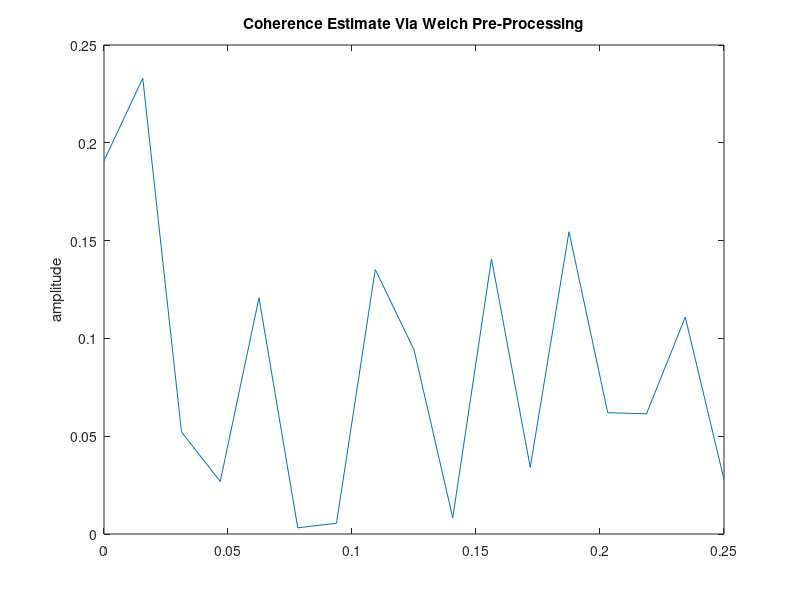
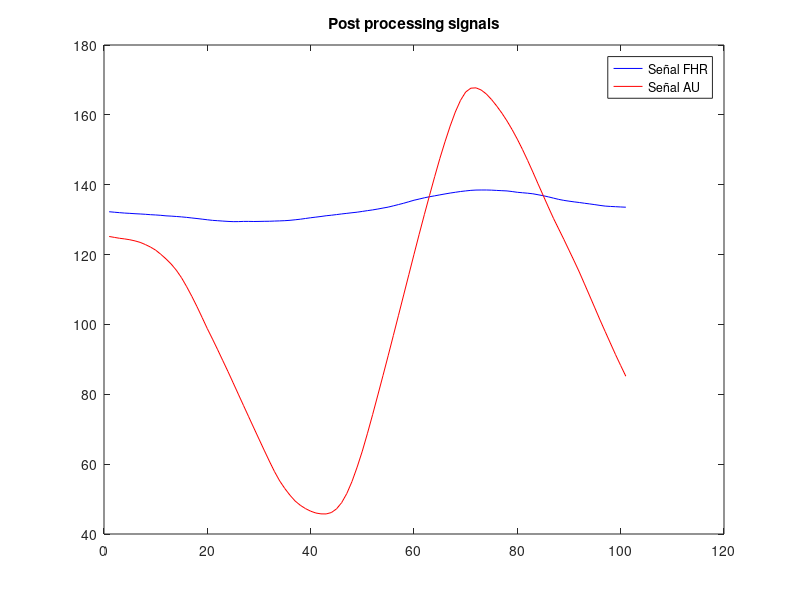
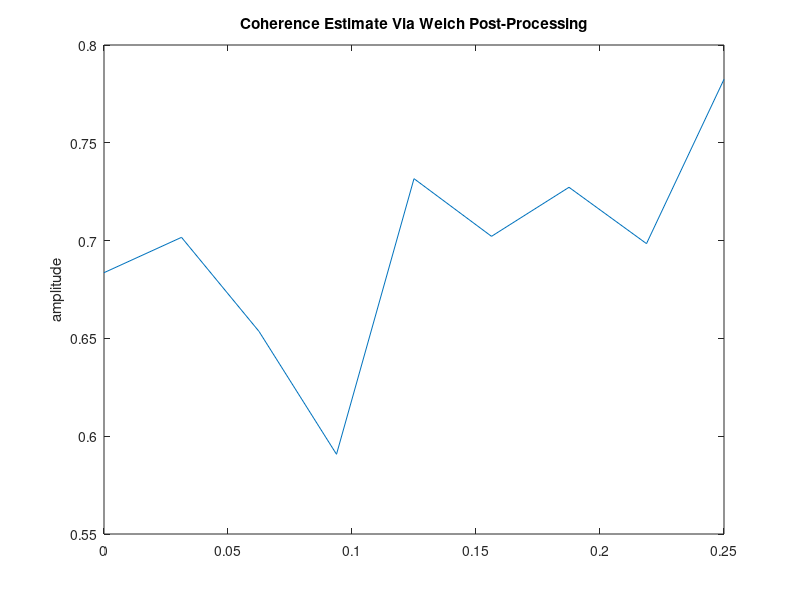
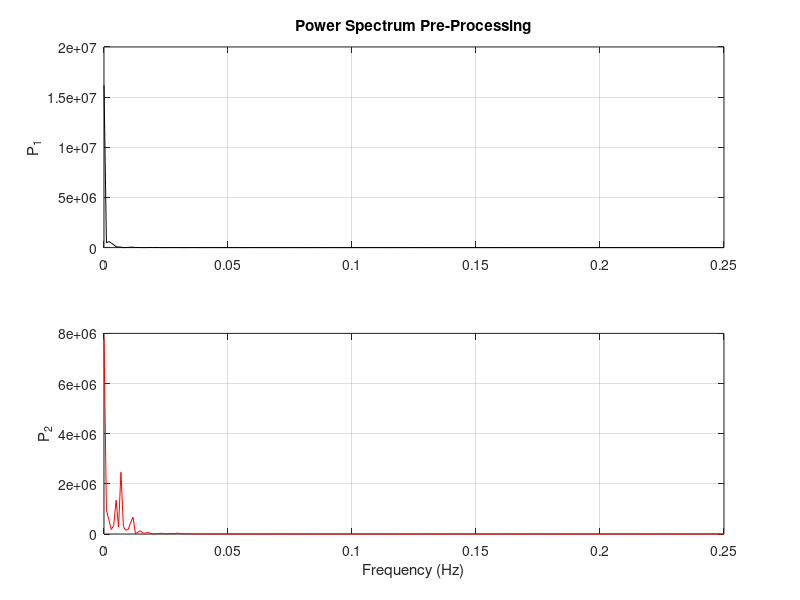

MATLAB code for these plots, in order:
close all
clear all

%Se define nuestra frecuencia de muestreo

Fs=0.5;

%Se leen nuestros datos
load('FHR.dat');
load('UA.dat');

%Se calcula la coherencia de las señales y se muestra la grafica
figure(1), mscohere(UA,FHR,[],[],[],Fs), title('Coherence Estimate Via Welch Pre-Processing')

%Se define el tamaño de la ventana para promediar la señal. Cada 18
%muestras se promediará y se comparará con el valor anterior, en caso de
%que sea superior al anterior se guardará la muestra en un vector para
%tomar de referencia para las ventanas en el BPRSA
T=18;
%Se utiliza un auxiliar para guardar las localizaciones de las muestras
%"marcadas"
aux=1;

%Comenzamos a recorrer el ciclo para calcular promedios cada 18 muestras.
%Inmediatamente se compara con el valor anterior para saber si la muestra
%puede ser utilizada en el algoritmo BPRSA
for c=1:450-17;
   
   %Fijamos la muestra de inicio
   start=c;
   %Tomamos la muestra final para tener 18 muestras
   finish=c+17;
   %Se calcula el promedio de esas 18 muestras y se guardan en un vector
   meanAux(c)=mean(UA(start:finish));
   
   %Si estamos en la muestra 2 (para poder comparar con la anterior) y si
   %la muestra actual es mayor a la anterior entonces guardamos la
   %localización de esa muestra y aumentamos nuestro auxiliar para obtener
   %un vector limpio.
   if c>1 && meanAux(c)>meanAux(c-1)
      locs(aux)=c;
      aux=aux+1;
   end
   
end

%Reiniciamos nuestra variable auxiliar.
aux=1;

%Se calcula el BPRSA con el vector de localizaciones, por eso utilizamos el
%tamaño de ese vector. 
for c=1:size(locs,2)
   
    %Desechamos todas las ventanas que no esten completas. Siendo ventanas
    %de 101 muestras con 50 muestras anteriores y 50 posteriores debemos
    %empezar desde la muestra 51 y detenernos en la 399.
    if (locs(c)>50 && locs(c)<400)
        %Comenzamos por obtener la muestra que inicia la ventana
        begin=(locs(c)-50);
        %Luego la muestra que termina la ventana
        finish=(locs(c)+50);
        %Se define la ventana con las 101 muestras, con la muestra marcada
        %en medio.
        window=FHR(begin:finish);
        %Se guarda esta ventana en una matriz
        BPRSA_FHR(aux,:)=window;
        %Esa misma ventana se toma de la señal Uterina
        window=UA(begin:finish);
        %Y se guarda en una matriz.
        BPRSA_UA(aux,:)=window;
        aux=aux+1;
    end
    
end

%Ya obtenidas las matrices se calcula un promedio de ambas matrices para
%obtener un unico vector de cada señal que representará nuestra señal
%procesada por el algoritmo BPRSA

postFHR=mean(BPRSA_FHR);
postUA=mean(BPRSA_UA);

figure(2), plot(postFHR,'b'), title('Post processing signals')
hold on
plot(postUA,'r')
legend('Señal FHR', 'Señal AU');
hold off


%Se calcula la coherencia y se vuelve a graficar 

figure(3), mscohere(postUA,postFHR,[],[],[],Fs), title('Coherence Estimate Via Welch Post-Processing')
[Pxy,F]=mscohere(mean(BPRSA_FHR),mean(BPRSA_UA));

%Como dato extra graficaremos los espectros en frecuencia de nuestras
%señales antes y después del procesamiento

Fs = 0.5;
figure(4)
[P1,f1] = periodogram(FHR,[],[],Fs,'power');
[P2,f2] = periodogram(UA,[],[],Fs,'power');
subplot(2,1,1)
plot(f1,P1,'k')
grid
ylabel('P_1')
title('Power Spectrum Pre-Processing')
subplot(2,1,2)
plot(f2,P2,'r')
grid
ylabel('P_2')
xlabel('Frequency (Hz)')

figure(5)
[P1,f1] = periodogram(postFHR,[],[],Fs,'power');
[P2,f2] = periodogram(postUA,[],[],Fs,'power');
subplot(2,1,1)
plot(f1,P1,'k')
grid
ylabel('P_1')
title('Power Spectrum Post-Processing')
subplot(2,1,2)
plot(f2,P2,'r')
grid
ylabel('P_2')
xlabel('Frequency (Hz)')